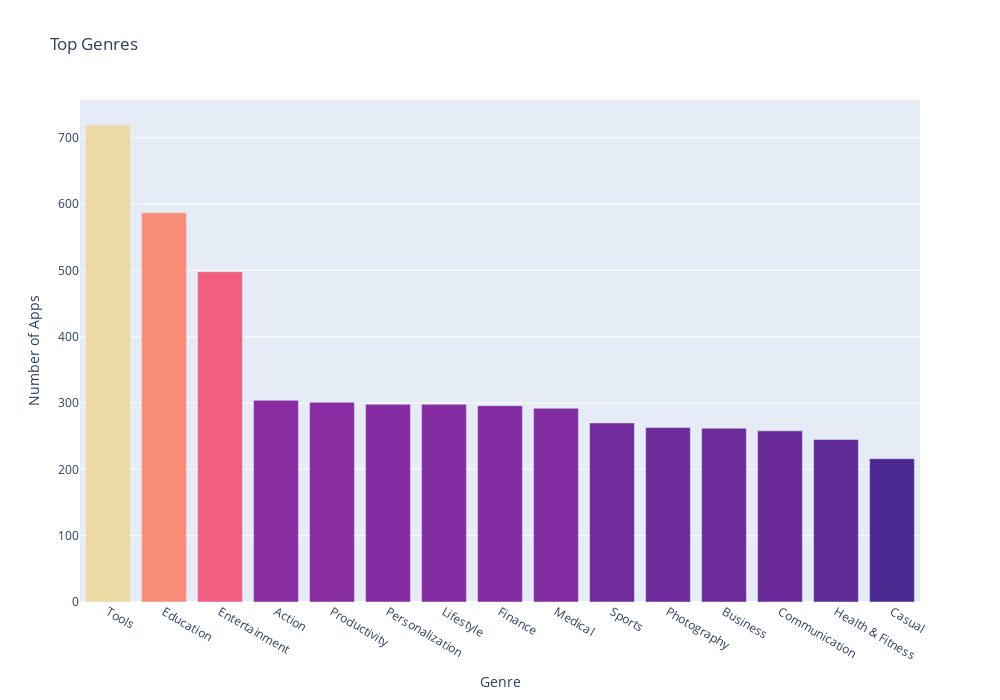

Notebook code for this chart:
### Markdown cell above
**Challenge**: Can you create this chart with the Series containing the genre data? 

<img src=https://imgur.com/DbcoQli.png width=400>

Try experimenting with the built in colour scales in Plotly. You can find a full list [here](https://plotly.com/python/builtin-colorscales/). 

* Find a way to set the colour scale using the color_continuous_scale parameter. 
* Find a way to make the color axis disappear by using coloraxis_showscale.

### Code cell
top_genres = px.bar(num_genres,title='Top Genres',hover_name=num_genres.index[:15], x=num_genres.index[:15],y=num_genres.values[:15],height=700,width=1000,color=num_genres.values[:15] ,color_continuous_scale='Agsunset')

top_genres.update_layout(xaxis_title="Genre",
                      yaxis_title="Number of Apps")

top_genres.update_coloraxes(showscale=False)

top_genres.show()

### Figure 1 — Plotly figure (JSON) as saved in the notebook; plotly's stock layout.template omitted (floating-point values rounded to 4 significant figures)
{"data": [{"alignmentgroup": "True", "hovertemplate": "<b>%{hovertext}</b><br><br>x=%{x}<br>y=%{y}<br>color=%{marker.color}<extra></extra>", "hovertext": ["Tools", "Education", "Entertainment", "Action", "Productivity", "Personalization", "Lifestyle", "Finance", "Medical", "Sports", "Photography", "Business", "Communication", "Health & Fitness", "Casual"], "legendgroup": "", "marker": {"color": [719, 587, 498, 304, 301, 298, 298, 296, 292, 270, 263, 262, 258, 245, 216], "coloraxis": "coloraxis", "pattern": {"shape": ""}}, "name": "", "offsetgroup": "", "orientation": "v", "showlegend": false, "textposition": "auto", "type": "bar", "x": ["Tools", "Education", "Entertainment", "Action", "Productivity", "Personalization", "Lifestyle", "Finance", "Medical", "Sports", "Photography", "Business", "Communication", "Health & Fitness", "Casual"], "xaxis": "x", "y": [719, 587, 498, 304, 301, 298, 298, 296, 292, 270, 263, 262, 258, 245, 216], "yaxis": "y"}], "layout": {"barmode": "relative", "coloraxis": {"colorbar": {"title": {"text": "color"}}, "colorscale": [[0, "rgb(75, 41, 145)"], [0.1667, "rgb(135, 44, 162)"], [0.3333, "rgb(192, 54, 157)"], [0.5, "rgb(234, 79, 136)"], [0.6667, "rgb(250, 120, 118)"], [0.8333, "rgb(246, 169, 122)"], [1, "rgb(237, 217, 163)"]], "showscale": false}, "height": 700, "legend": {"tracegroupgap": 0}, "title": {"text": "Top Genres"}, "width": 1000, "xaxis": {"anchor": "y", "domain": [0, 1], "title": {"text": "Genre"}}, "yaxis": {"anchor": "x", "domain": [0, 1], "title": {"text": "Number of Apps"}}}}
